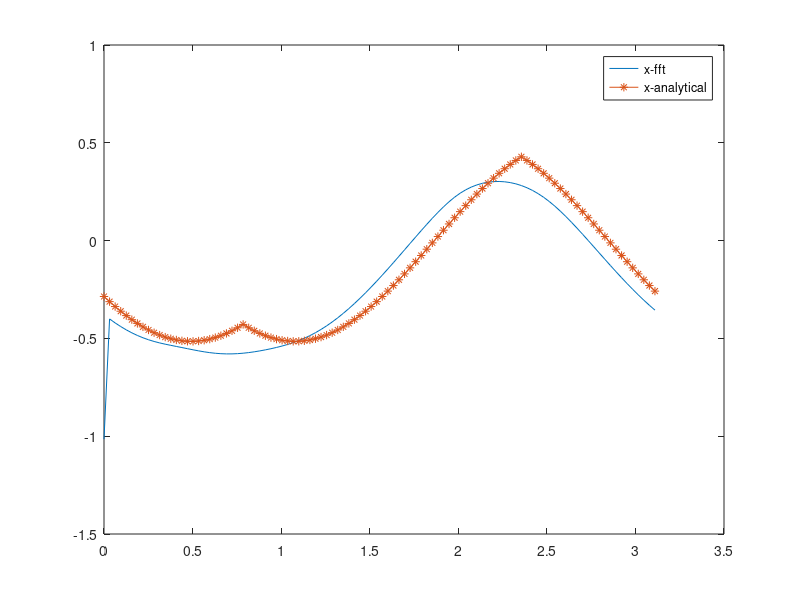
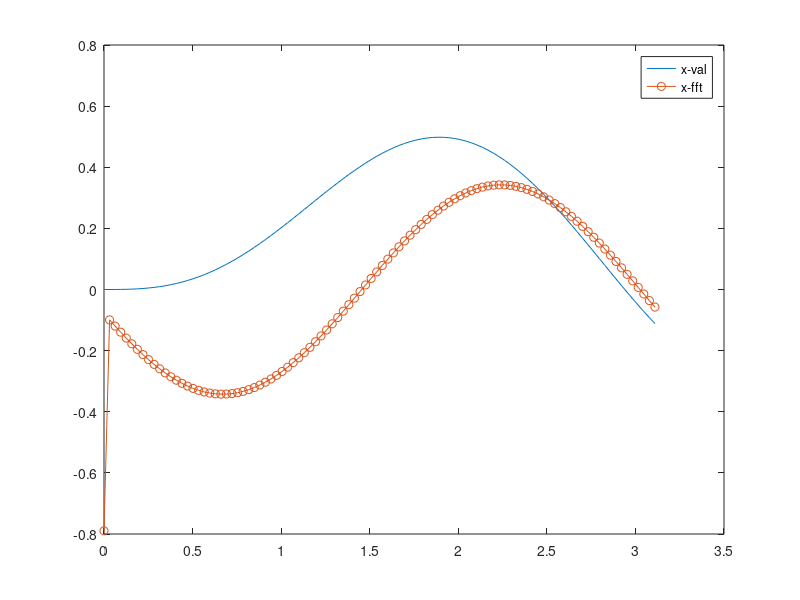

Write MATLAB code to recreate these figures, in order.
%equation x"+x'+x=sinwt
function hb_with_damping()
clc
clear all
close all
global N T w t F W X
N=100;
T=pi;
w=2*pi/T;
t=linspace(0,T,N+1);%actually they will be N equally divided points in continuous system
t=t(1:end-1);%we required N-1 points in the current system
F=sin(w*t);%forcing term
iw=(0:ceil(N-1)/2)*1i*(w);
miw=(-1i)*(floor(N/2):-1:1)*(w);
W=[iw,miw];
X=fft(F);
x=fminsearch(error(), X);

function residue=error()
dotX=W.*X;
dotx=ifft(dotX);
ddotX=(W.^2).*X;
ddotx=ifft(ddotX);
x0=ddotx/W.^2;

residue=@(X) sum(abs(ddotx+dotx+x0-F).^2)

end
 figure(1)
 a=w*sqrt(1-(ifft(x)).^2)-(ifft(x)).*(1-w^2);
 b=w*sqrt(1-F.^2)-F.*(1-w^2);
 plot(t,a./(1-2*w^2),t,b./(1-2*w^2),'*-')
 legend('x-fft','x-analytical')
 x_0=0;v0=0;
 fnc = @(t,x)[x(2);sin(w*t)-x(2)-x(1)]
 [tspan,xval] = ode45(fnc,t,[x_0 v0])
 figure(2)
 plot(t,xval(:,1),t,ifft(x)/(1-w^2),'o-')
 legend('x-val','x-fft')
end
